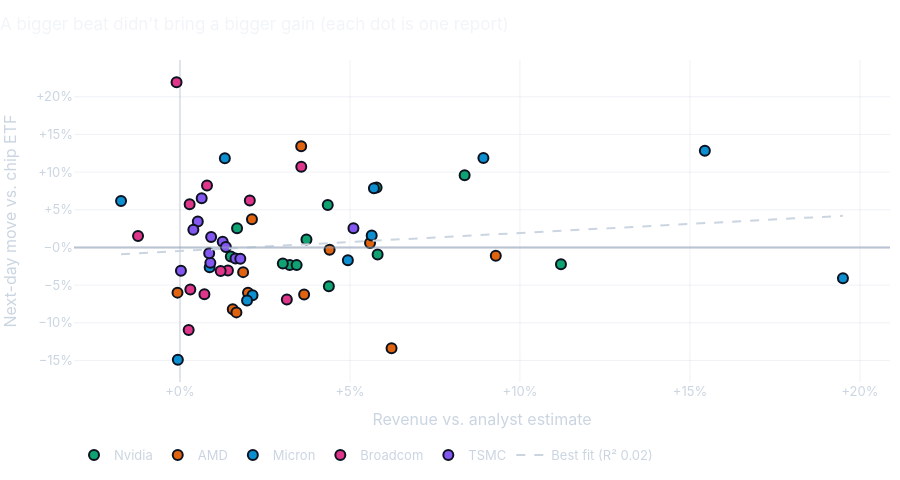

The code cell stored with this chart in its notebook:
### Code cell
X = reports[["revenue surprise"]]
y = reports["move vs. chip ETF"]
fit = LinearRegression().fit(X, y)
r2 = fit.score(X, y)
print(f"R² = {r2:.2f}: the size of the beat explains about {r2:.0%} of the next-day move.")

beat_fig = go.Figure()
for t in CHIPS:
    d = reports[reports["symbol"] == t]
    beat_fig.add_trace(go.Scatter(
        x=d["revenue surprise"], y=d["move vs. chip ETF"], mode="markers", name=NAMES[t],
        marker=dict(color=COLORS[t], size=10, line=dict(color="#0b1220", width=2)),
        customdata=np.stack([d["reported"].dt.strftime("%b %Y"), d["stock move"]], axis=1),
        hovertemplate=f"{NAMES[t]}, " + "%{customdata[0]}<br>Revenue beat %{x:+.1%}<br>"
                      "Stock %{customdata[1]:+.1%}, %{y:+.1%} vs. chip ETF<extra></extra>",
    ))
xs = np.linspace(reports["revenue surprise"].min(), reports["revenue surprise"].max(), 50)
beat_fig.add_trace(go.Scatter(x=xs, y=fit.predict(pd.DataFrame({"revenue surprise": xs})), mode="lines",
                              name=f"Best fit (R² {r2:.2f})", line=dict(color="#cbd5e1", width=2, dash="dash"),
                              hoverinfo="skip"))
beat_fig.add_hline(y=0, line_color="rgba(148,163,184,0.5)")
beat_fig.update_layout(title="A bigger beat didn't bring a bigger gain (each dot is one report)", xaxis_title="Revenue vs. analyst estimate",
                       yaxis_title="Next-day move vs. chip ETF", xaxis_tickformat="+.0%", yaxis_tickformat="+.0%",
                       height=480, legend=dict(orientation="h", y=-0.18))
beat_fig.show()

### Figure 1 — Plotly figure (JSON) as saved in the notebook; plotly's stock layout.template omitted (floating-point values rounded to 4 significant figures)
{"data": [{"customdata": [["Nov 2023", -0.02443], ["Feb 2024", 0.1641], ["May 2024", 0.09321], ["Aug 2024", -0.06385], ["Nov 2024", 0.005346], ["Feb 2025", -0.08478], ["May 2025", 0.03249], ["Aug 2025", -0.007874], ["Nov 2025", -0.03152], ["Feb 2026", -0.05456], ["May 2026", -0.01772], ["Aug 2026", 0.08738]], "hovertemplate": "Nvidia, %{customdata[0]}<br>Revenue beat %{x:+.1%}<br>Stock %{customdata[1]:+.1%}, %{y:+.1%} vs. chip ETF<extra></extra>", "marker": {"color": "#0ea371", "line": {"color": "#0b1220", "width": 2}, "size": 10}, "mode": "markers", "name": "Nvidia", "type": "scatter", "x": [0.1121, 0.08373, 0.05784, 0.0438, 0.05813, 0.03227, 0.0168, 0.01496, 0.03721, 0.03025, 0.03432, 0.04347], "y": [-0.02228, 0.09578, 0.07955, -0.05148, -0.009331, -0.02314, 0.02539, -0.01197, 0.01072, -0.02136, -0.02342, 0.05638]}, {"customdata": [["Jan 2024", -0.0254], ["Apr 2024", -0.08909], ["Jul 2024", 0.04363], ["Oct 2024", -0.1062], ["Feb 2025", -0.06268], ["May 2025", 0.01764], ["Aug 2025", -0.0642], ["Nov 2025", 0.02511], ["Feb 2026", -0.1731], ["May 2026", 0.1861], ["Aug 2026", -0.07044], ["Nov 2026", 0.01008]], "hovertemplate": "AMD, %{customdata[0]}<br>Revenue beat %{x:+.1%}<br>Stock %{customdata[1]:+.1%}, %{y:+.1%} vs. chip ETF<extra></extra>", "marker": {"color": "#e06410", "line": {"color": "#0b1220", "width": 2}, "size": 10}, "mode": "markers", "name": "AMD", "type": "scatter", "x": [0.09289, -0.0007233, 0.01858, 0.01553, 0.01661, 0.04402, 0.03652, 0.05591, 0.06223, 0.03566, 0.02001, 0.02117], "y": [-0.01098, -0.05994, -0.03272, -0.08188, -0.08616, -0.002905, -0.06252, 0.006009, -0.1338, 0.1344, -0.06, 0.03757]}, {"customdata": [["Dec 2023", 0.08629], ["Mar 2024", 0.1413], ["Jun 2024", -0.07116], ["Sep 2024", 0.1473], ["Dec 2024", -0.1618], ["Mar 2025", -0.08039], ["Jun 2025", -0.009823], ["Sep 2025", -0.02824], ["Dec 2025", 0.1021], ["Mar 2026", -0.03781], ["Jun 2026", 0.1574], ["Sep 2026", 0.03031]], "hovertemplate": "Micron, %{customdata[0]}<br>Revenue beat %{x:+.1%}<br>Stock %{customdata[1]:+.1%}, %{y:+.1%} vs. chip ETF<extra></extra>", "marker": {"color": "#0b8fd0", "line": {"color": "#0b1220", "width": 2}, "size": 10}, "mode": "markers", "name": "Micron", "type": "scatter", "x": [-0.01732, 0.08925, 0.02134, 0.0132, -0.0006192, 0.01973, 0.04938, 0.008734, 0.05704, 0.195, 0.1544, 0.05639], "y": [0.06157, 0.1186, -0.0633, 0.1185, -0.1489, -0.07035, -0.01709, -0.02641, 0.07851, -0.04099, 0.1284, 0.01584]}, {"customdata": [["Dec 2023", 0.02385], ["Mar 2024", -0.06986], ["Jun 2024", 0.1227], ["Sep 2024", -0.1035], ["Dec 2024", 0.2443], ["Mar 2025", 0.08643], ["Jun 2025", -0.05001], ["Sep 2025", 0.09405], ["Dec 2025", -0.1143], ["Mar 2026", 0.048], ["Jun 2026", -0.1259], ["Sep 2026", -0.02745]], "hovertemplate": "Broadcom, %{customdata[0]}<br>Revenue beat %{x:+.1%}<br>Stock %{customdata[1]:+.1%}, %{y:+.1%} vs. chip ETF<extra></extra>", "marker": {"color": "#e0368a", "line": {"color": "#0b1220", "width": 2}, "size": 10}, "mode": "markers", "name": "Broadcom", "type": "scatter", "x": [-0.01233, 0.01411, 0.03568, 0.007195, -0.001005, 0.02055, 0.00305, 0.007958, 0.03144, 0.002848, 0.002562, 0.01197], "y": [0.01529, -0.03066, 0.107, -0.06223, 0.2192, 0.06227, -0.0557, 0.08226, -0.06906, 0.05739, -0.1096, -0.0313]}, {"customdata": [["Jan 2024", 0.09791], ["Apr 2024", -0.04862], ["Aug 2024", -0.01375], ["Nov 2024", 0.009857], ["Jan 2025", 0.03864], ["May 2025", -0.002773], ["Jul 2025", 0.03384], ["Oct 2025", -0.01598], ["Jan 2026", 0.04442], ["Apr 2026", -0.01261], ["Jul 2026", -0.02322], ["Oct 2026", -0.01802]], "hovertemplate": "TSMC, %{customdata[0]}<br>Revenue beat %{x:+.1%}<br>Stock %{customdata[1]:+.1%}, %{y:+.1%} vs. chip ETF<extra></extra>", "marker": {"color": "#8457f0", "line": {"color": "#0b1220", "width": 2}, "size": 10}, "mode": "markers", "name": "TSMC", "type": "scatter", "x": [0.006388, 0.0002899, 0.01633, 0.01257, 0.005247, 0.0135, 0.05102, 0.00894, 0.003947, 0.01776, 0.00917, 0.008596], "y": [0.06544, -0.03087, -0.0146, 0.007636, 0.03434, 0.0006952, 0.02544, -0.02043, 0.02366, -0.01482, 0.01377, -0.007576]}, {"hoverinfo": "skip", "line": {"color": "#cbd5e1", "dash": "dash", "width": 2}, "mode": "lines", "name": "Best fit (R² 0.02)", "type": "scatter", "x": [-0.01732, -0.01299, -0.008659, -0.004326, 7.334e-06, 0.00434, 0.008673, 0.01301, 0.01734, 0.02167, 0.02601, 0.03034, 0.03467, 0.039, 0.04334, 0.04767, 0.052, 0.05634, 0.06067, 0.065, 0.06934, 0.07367, 0.078, 0.08233, 0.08667, 0.091, 0.09533, 0.09967, 0.104, 0.1083, 0.1127, 0.117, 0.1213, 0.1257, 0.13, 0.1343, 0.1387, 0.143, 0.1473, 0.1517, 0.156, 0.1603, 0.1647, 0.169, 0.1733, 0.1777, 0.182, 0.1863, 0.1907, 0.195], "y": [-0.008884, -0.007845, -0.006806, -0.005766, -0.004727, -0.003687, -0.002648, -0.001609, -0.0005694, 0.00047, 0.001509, 0.002549, 0.003588, 0.004627, 0.005667, 0.006706, 0.007746, 0.008785, 0.009824, 0.01086, 0.0119, 0.01294, 0.01398, 0.01502, 0.01606, 0.0171, 0.01814, 0.01918, 0.02022, 0.02126, 0.0223, 0.02334, 0.02438, 0.02541, 0.02645, 0.02749, 0.02853, 0.02957, 0.03061, 0.03165, 0.03269, 0.03373, 0.03477, 0.03581, 0.03685, 0.03789, 0.03893, 0.03997, 0.04101, 0.04204]}], "layout": {"height": 480, "legend": {"orientation": "h", "y": -0.18}, "shapes": [{"line": {"color": "rgba(148,163,184,0.5)"}, "type": "line", "x0": 0, "x1": 1, "xref": "x domain", "y0": 0, "y1": 0, "yref": "y"}], "title": {"text": "A bigger beat didn't bring a bigger gain (each dot is one report)"}, "xaxis": {"tickformat": "+.0%", "title": {"text": "Revenue vs. analyst estimate"}}, "yaxis": {"tickformat": "+.0%", "title": {"text": "Next-day move vs. chip ETF"}}}}
